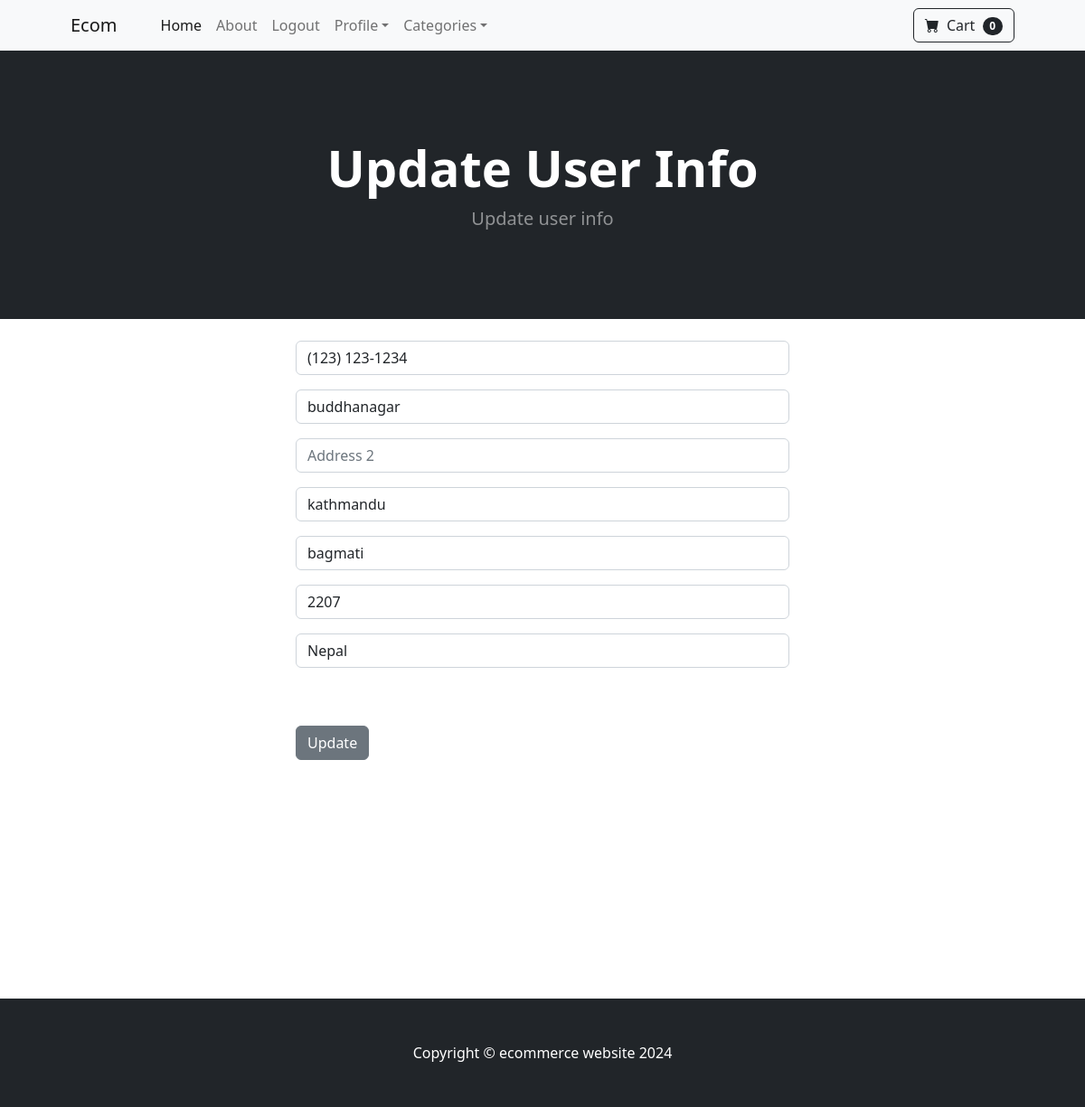
The page /update_info/ (signed in) on the database its author committed.
### store/models.py (models this page shows, shortened)
class Profile(models.Model):
    user = models.OneToOneField(User, on_delete=models.CASCADE)
    date_modified = models.DateTimeField(User,auto_now=True)
    phone= models.CharField(max_length=20,blank=True)
    address1= models.CharField(max_length=200,blank=True)
    address2= models.CharField(max_length=200,blank=True)
    city= models.CharField(max_length=200,blank=True)
    state= models.CharField(max_length=200,blank=True)
    zipcode = models.CharField(max_length=200,blank=True)
    country = models.CharField(max_length=200,blank=True)

### store/views.py (the view)
# urls.py: path('update_info/',views.update_info,name='update_info'),
def update_info(request):
    if request.user.is_authenticated:
        current_user = Profile.objects.get(user__id= request.user.id)
        form  = UserInfoForm(request.POST or None, instance=current_user)
        if form.is_valid():
            form.save()
            messages.success(request,"user info has been update")
            return redirect("home")
        return render(request,'update_info.html',{"form":form})
    else:
        messages.success(request,"you must be logged in to access the page")
        return redirect("home")

### store/forms.py
class UserInfoForm(forms.ModelForm):
    phone= forms.CharField(label="", widget=forms.TextInput(attrs={'class':'form-control', 'placeholder':'phone'}),required=False)
    address1= forms.CharField(label="", widget=forms.TextInput(attrs={'class':'form-control', 'placeholder':'Address 1'}),required=False)
    address2= forms.CharField(label="", widget=forms.TextInput(attrs={'class':'form-control', 'placeholder':'Address 2'}),required=False)
    city= forms.CharField(label="", widget=forms.TextInput(attrs={'class':'form-control', 'placeholder':'city'}),required=False)
    state= forms.CharField(label="", widget=forms.TextInput(attrs={'class':'form-control', 'placeholder':'state'}),required=False)
    zipcode = forms.CharField(label="", widget=forms.TextInput(attrs={'class':'form-control', 'placeholder':'zipcode'}),required=False)
    country = forms.CharField(label="", widget=forms.TextInput(attrs={'class':'form-control', 'placeholder':'country'}),required=False)
    class Meta:
        model = Profile
        fields = ('phone','address1','address2','city','state','zipcode','country')

### cart/cart.py (called while the page is built)
    def __len__(self):
        return len(self.cart)

### cart/context_processors.py (called while the page is built)
def cart(request):
    return {'cart': Cart(request)}

### store/templates/update_info.html (shortened to what this page needs)
{% extends "base.html" %}
{% block content  %}
 <header class="bg-dark py-5">
    <div class="container px-4 px-lg-5 my-5">
        <div class="text-center text-white">
            <h1 class="display-4 fw-bolder">Update User Info</h1>
            <p class="lead fw-normal text-white-50 mb-0">Update user info</p>
        </div>
    </div>
</header>
<br>
<div class="container">
    <div class="row">
            <Div class="col-md-6 offset-md-3 ">
                <form method="POST" action={% url 'update_info' %}>
                    {{ form.as_p }}
                    <br></br>
                    <button type ="submit" class="btn btn-secondary">
                        Update
                    </button>
                  <br>
            </Div>
    </div>
</div>
<br>
<br>
<br>
<br>
<br>
<br>
<br>
<br>
<br>
<br>
{% endblock  %}

### rows shown on the page
Profile: phone "(123) 123-1234", address1 "buddhanagar", city "kathmandu", state "bagmati", zipcode "2207", country "Nepal"

### other values the page prints
{{ cart|length }} "0"
